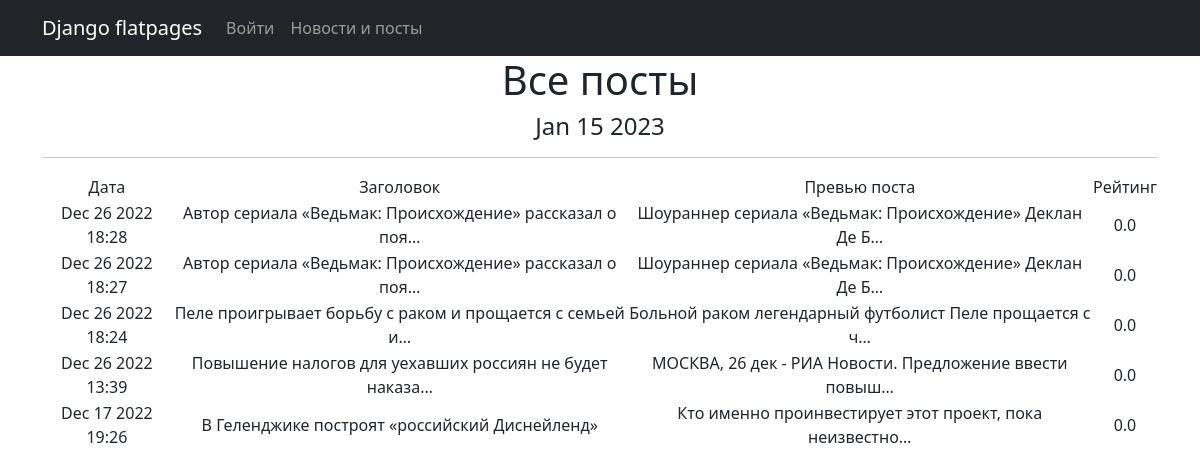
Page /news/ on the committed database.
### _accounts/models.py (models this page shows, shortened)
class Post(models.Model):
    news = 'news'
    post = 'post'
    CHOISES = [
        (news, 'Новость'),
        (post, 'Статья')
    ]
    author = models.ForeignKey(Author, on_delete=models.CASCADE)
    time = models.DateTimeField(auto_now_add=True)
    _type = models.CharField(max_length=4, choices=CHOISES, default=news)
    categories = models.ManyToManyField(Category, through='PostCategory')
    title = models.CharField(max_length=100)
    text = models.TextField()
    rating = models.FloatField(default=0.0)
    def preview(self):
        return self.text[:124] + ' ...'

### _accounts/views.py (the view)
# urls.py: path('',PostList.as_view(), name='post_list'),
class PostList(ListView):
    model = Post
    ordering = '-time'
    template_name = 'news.html'
    context_object_name = 'news'
    paginate_by = 5
    def get_queryset(self):
        queryset = super().get_queryset()
        self.filterset = PostFilter(self.request.GET, queryset)
        return self.filterset.qs
    def get_context_data(self, **kwargs):
        context = super().get_context_data(**kwargs)
        context['time_now'] = datetime.utcnow()
        context['filterset'] = self.filterset
        return context

### templates/news.html (shortened to what this page needs)
{% extends 'flatpages/default.html' %}
{% block content %}
<h1>Все посты</h1>
<h4>{{ time_now|date:'M d Y' }}</h4>
<hr>
    {% if news %}
        <table>
            <tr>
                <td>Дата</td>
                <td>Заголовок</td>
                <td>Превью поста</td>
                <td>Рейтинг</td>
            </tr>
            {% for newss in news %}
            <tr>
                <td>{{ newss.time|date:'M d Y H:i' }}</td>
                <td>{{ newss.title|truncatechars:55 }}</td>
                <td>{{ newss.preview|truncatechars:55 }}</td>
                <td>{{ newss.rating }}</td>
            </tr>
            {% endfor %}
        </table>
    {% else %}
        <h2>Постов нет!</h2>
    {% endif %}
{% endblock content %}

### rows in the picture
Post: time "Dec 26 2022 18:28", title "Автор сериала «Ведьмак: Происхождение» рассказал о поя…", preview "Шоураннер сериала «Ведьмак: Происхождение» Деклан Де Б…", rating "0.0"
Post: time "Dec 26 2022 18:27", title "Автор сериала «Ведьмак: Происхождение» рассказал о поя…", preview "Шоураннер сериала «Ведьмак: Происхождение» Деклан Де Б…", rating "0.0"
Post: time "Dec 26 2022 18:24", title "Пеле проигрывает борьбу с раком и прощается с семьей и…", preview "Больной раком легендарный футболист Пеле прощается с ч…", rating "0.0"
Post: time "Dec 26 2022 13:39", title "Повышение налогов для уехавших россиян не будет наказа…", preview "МОСКВА, 26 дек - РИА Новости. Предложение ввести повыш…", rating "0.0"
Post: time "Dec 17 2022 19:26", title "В Геленджике построят «российский Диснейленд»", preview "Кто именно проинвестирует этот проект, пока неизвестно…", rating "0.0"

### other values in the picture
{{ time_now|date:'M d Y' }} "Jan 15 2023"
